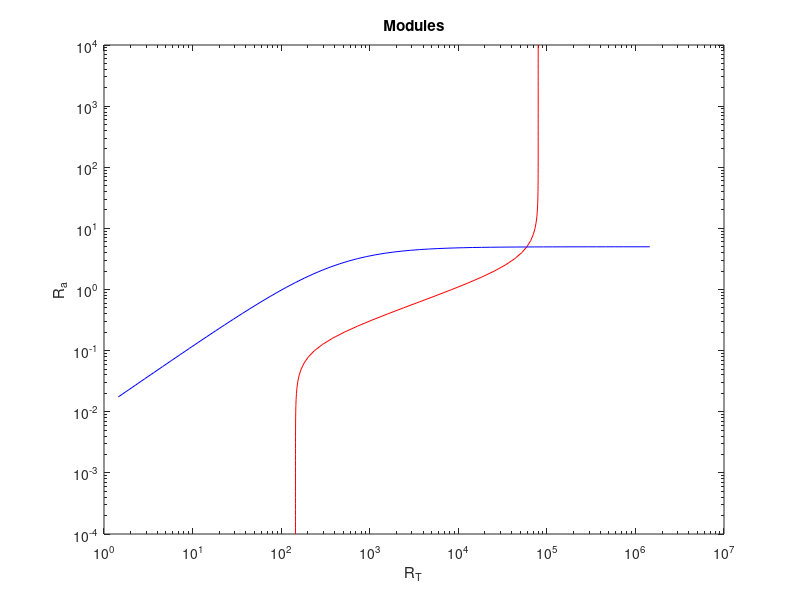

This chart was generated by the following MATLAB code: (Note: this script raises an error after producing the figure.)
%% semi-analytical
Ka = 408.8; % molecules
f = 550; % fold change
K = 2.93; %molecules
Rtmin = 10*0.45*0.01/3.1e-4; % K*2/(f+1)
alp = Rtmin*3.1e-4;
n = 2;

Rt1 = (10.^(-2:0.1:4))*Rtmin;
Ra2 = 10.^(-4:0.1:4); Rt2 = Rtmin*(1+f*(Ra2/K).^n)./(1+(Ra2/K).^n);
figure(7);  loglog(Rt2,Ra2,'r'); hold on; xlabel('R_T'); ylabel('R_a'); title('Modules')
r = logspace(-2,3.7,10);
% for i = 1:length(r)
         A = 5; %r(i);
         Ra1 = 0.5*((Ka + A + Rt1) - sqrt((Ka + A + Rt1).^2-4*A*Rt1));
         loglog(Rt1, Ra1,'b');
% end

tic
ahlrange = logspace(-2,4,50);
for i = 1:length(ahlrange)
    A = ahlrange(i);
err = @(Ra,Rt) (Ra-0.5*((Ka + A + Rt) - sqrt((Ka + A + Rt)^2-4*A*Rt)))^2 + (Rt- Rtmin*(1+f*(Ra/K)^n)/(1+(Ra/K)^n))^2;
Gfp(i,:) = fmincon(@(x) err(x(1),x(2)),[A f*Rtmin],[],[],[],[],[0 Rtmin],[min(A,Rtmin*f) Rtmin*f]);
% err2 = @(Ra,Rt) [Ra-0.5*((Ka + A + Rt) - sqrt((Ka + A + Rt)^2-4*A*Rt)) (Rt- Rtmin*(1+f*(Ra/K)^2)/(1+(Ra/K)^2))];
% Gfp(i,:) = lsqnonlin(@(x) err2(x(1),x(2)),[A f*Rtmin],[0 Rtmin],[min(A,Rtmin*f) Rtmin*f])
end
toc

col = [1 0.75 0
    0 0 0 
    0 0.5 1
    0 0.5 0];
run luxrdata
figure(8); loglog(ahlrange, Gfp(:,2)/Gfp(1,2)); hold on; xlabel('AHL'); ylabel('normalized R_T'); title('dose response')
loglog(B34(:,1)*1000,B34(:,2)/B34(1,2),'o','markersize',1.75,'linestyle','none','color',col(1,:));hold on
loglog(B64(:,1)*1000,B64(:,2)/B64(1,2),'o','markersize',1.75,'linestyle','none','color',col(2,:)); 
loglog(B32(:,1)*1000,B32(:,2)/B32(1,2),'o','markersize',1.75,'linestyle','none','color',col(3,:))
loglog(B31(:,1)*1000,B31(:,2)/B31(1,2),'o','markersize',1.75,'linestyle','none','color',col(4,:))


loglog(B33(:,1)*1000,B33(:,2)/B33(1,2),'o','markersize',1.75)


Rt1 = 1*Rtmin;
xT = logspace(-2,4,25); n = 2;
alpha= (Ka+xT+Rt1);
beta = (alpha - sqrt(alpha.^2-4*xT.*Rt1));
rart = Rt1.*(1-(alpha-2*xT)./(sqrt(alpha.^2-4*xT.*Rt1)))./beta;
Ra1 = 0.5*((Ka + xT + Rt1) - sqrt((Ka + xT + Rt1).^2-4*xT*Rt1));
y = Ra1/K;
fra = (2*(f-1)*y.^2)./((1+y.^2).*(1+f*y.^2));

figure(4); loglog(xT/Ka,rart,'b'); hold on; loglog(xT/Ka, fra,'r'); loglog(xT/Ka, ones(1,length(xT)),'k')
legend('L(R_a,R_T)','L(F,R_a)'); xlabel('a_T/K_a'); ylabel('Log Gain')
figure(5); loglog(xT/Ka, rart.*fra); hold on; loglog(xT/Ka, ones(1,length(xT)),'k');
xlabel('a_T/K_a'); ylabel('L(R_a,R_T).L(F,R_a)'); title('product of log gains')

%% simple ODE model optimization
          % Ka   f   K    Rmin
x0 = log10([100  420 5  25]);
lb = log10([10   415 1   1]);
ub = log10([1000 425 100 100]);
% options2 = optimoptions('fmincon','PlotFcn',@optimplotfval,'Display','iter');
% Y = fmincon(@luxerr_simplesteadystate,x0,[],[],[],[],lb,ub,[],options2)
options = optimoptions('particleswarm','SwarmSize',10,'PlotFcn',@pswplotbestf,'Display','iter');
options.MaxIterations = 150; options.FunctionTolerance = 1e-3;
for num = 1:5
   [sol,fval]= particleswarm(@luxerr_simplesteadystate,4,lb,ub,options);
   X(num,:)  = [sol,fval]
end
X = [0.900864407874771,2.61584667887231,-0.878643904047058+1,0.282558582817605,-1.59079155635523+1]% B31
X = [0.8780    2.6232    0.0857    0.2996   -0.5818];
% optimizing b32,64,34
lb = ([0    0   0]);
ub = ([10  10 10]);
options2 = optimoptions('particleswarm','SwarmSize',10,'PlotFcn',@pswplotbestf,'Display','iter');
options2.MaxIterations = 150; options2.FunctionTolerance = 1e-3;
X2 = particleswarm(@(g) luxerr_2(g,X),3,lb,ub,options2);
%% simple ODE
% Ka = 100; f = 420; K = 5; alp = 1*kdil;
% X = [0.900864407874771,2.61584667887231,-0.878643904047058+1,0.282558582817605,-1.59079155635523+1]; scl = 1;% B31
% X = [2.83174017598842,2.61922673582138,0.687894778856033,1.74137911914448]; %B31#2; scaled up, nM units
nav = 6.023e23*1e-15; scl = nav*1e-9; kdil = 3.1e-4;
% Ka = 10^X(1); f = 10^X(2); 
% K =10^X(3); alp = 1*10^X(4)*kdil; 
A = 0;
kr = 0.001; kf1 = (kr)/Ka;

pars = struct('K',K','f',f,'alp',alp, 'kf1',kf1, 'kr',kr,'At',A);
ahlrange = logspace(-2,4,100);
for i = 1:length(ahlrange)
    pars.At = ahlrange(i);
    [t,R] = ode15s(@luxsimpleode,[0 50]*3600, [alp/kdil 0],{},pars);
    ss(i,:) = R(end,:);
end
figure(8); 
col = [1 0.75 0
    0 0 0 
    0 0.5 1
    0 0.5 0];
loglog(ahlrange, ss(:,1)/ss(1,1),'color',rand(1,3)); hold on;%col(3,:)) ;hold on; 
xlabel('AHL (a.u.)'); ylabel('GFP (fold)')
set(findobj(gcf,'type','axes'),'FontName','Arial','FontSize',13, ...
'LineWidth', 1,'layer','top');
%% simbio model
% X = [0.900864407874771,2.61584667887231,-0.878643904047058+1,-1.59079155635523+1]; scl = 1;% B31
X = [2.83174017598842,2.61922673582138,0.687894778856033,1.74137911914448]; %B31#2; scaled up, nM units
nav = 6.023e23*1e-15; scl = nav*1e-9;
Ka = 10^X(1)*scl; f = 10^X(2); K =10^X(3)*scl; alp = 15*10^X(4)*3.1e-4*scl; 

ktlnG = 0.08; kpd = 3.1e-4; kmd = 2e-3; 
ktr = 0.44*3.1e-4; ktlnR = alp*kmd/ktr; kprb = 1e-2; kprf = kprb/(K)^2; kdis = 0.001; kra = kdis/(Ka);
m1 = sbiomodel('luxr');
Robj3 = addreaction(m1,'m -> m + G');
    Kobj3 = addkineticlaw(Robj3,'MassAction');
    Pobj3 = addparameter(Kobj3,'ktlnG','Value',ktlnG,'ValueUnits','1/second');
    Kobj3.ParameterVariableNames = {'ktlnG'};
Robj3 = addreaction(m1,'m -> m + R');
    Kobj3 = addkineticlaw(Robj3,'MassAction');
    Pobj3 = addparameter(Kobj3,'ktlnR','Value',ktlnR,'ValueUnits','1/second');
    Kobj3.ParameterVariableNames = {'ktlnR'};
Robj3 = addreaction(m1,'p0 + 2 Ra <-> p1');
    Kobj3 = addkineticlaw(Robj3,'MassAction');
    Pobj3 = addparameter(Kobj3,'kprf','Value',kprf,'ValueUnits','1/(molecule^2*second)');
    Pobj3r = addparameter(Kobj3,'kprb','Value',kprb,'ValueUnits','1/second');
    Kobj3.ParameterVariableNames = {'kprf','kprb'};
Robj3 = addreaction(m1,'p0 -> p0 + m');
    Kobj3 = addkineticlaw(Robj3,'MassAction');
    Pobj3 = addparameter(Kobj3,'ktr','Value',ktr,'ValueUnits','1/second');
    Kobj3.ParameterVariableNames = {'ktr'};
Robj3 = addreaction(m1,'p1 -> p1 + m');
    Kobj3 = addkineticlaw(Robj3,'MassAction');
    Pobj3 = addparameter(Kobj3,'ktract','Value',ktr*f,'ValueUnits','1/second');
    Kobj3.ParameterVariableNames = {'ktract'};
Robj3 = addreaction(m1,'R + a <-> Ra');
    Kobj3 = addkineticlaw(Robj3,'MassAction');
    Pobj3 = addparameter(Kobj3,'kra','Value',kra,'ValueUnits','1/(molecule*second)');
    Pobj3r = addparameter(Kobj3,'kdis','Value',kdis,'ValueUnits','1/second');
    Kobj3.ParameterVariableNames = {'kra','kdis'};
Robj3 = addreaction(m1,'m -> null');
    Kobj3 = addkineticlaw(Robj3,'MassAction');
    Pobj3 = addparameter(Kobj3,'kmd','Value',kmd,'ValueUnits','1/second');
    Kobj3.ParameterVariableNames = {'kmd'};    
Robj3 = addreaction(m1,'R -> null');
    Kobj3 = addkineticlaw(Robj3,'MassAction');
    Pobj3 = addparameter(Kobj3,'kpd','Value',kpd,'ValueUnits','1/second');
    Kobj3.ParameterVariableNames = {'kpd'};    
Robj3 = addreaction(m1,'G -> null');
    Kobj3 = addkineticlaw(Robj3,'MassAction');
    Pobj3 = addparameter(Kobj3,'kpd','Value',kpd,'ValueUnits','1/second');
    Kobj3.ParameterVariableNames = {'kpd'};    
Robj3 = addreaction(m1,'Ra -> a');
    Kobj3 = addkineticlaw(Robj3,'MassAction');
    Pobj3 = addparameter(Kobj3,'kpd','Value',kpd,'ValueUnits','1/second');
    Kobj3.ParameterVariableNames = {'kpd'};
Robj3 = addreaction(m1,'p1 -> p0 + 2 a');
    Kobj3 = addkineticlaw(Robj3,'MassAction');
    Pobj3 = addparameter(Kobj3,'kpd','Value',kpd,'ValueUnits','1/second');
    Kobj3.ParameterVariableNames = {'kpd'};
    
for i = 1:size(m1.Species,1)
    m1.Species(i).InitialAmountUnits = 'molecule';
end

m1.species(4).InitialAmount = 1; % promoter copy #
m1.species(7).InitialAmount = 0; % ahl copies
m2 = m1;
%% simbiomodel simulations: stochastic
% % % % % stochastic setup % % % % % 
% % % % % % % % % % % % % % % % % % % % 
configsetObj = getconfigset(m1,'active');
configsetObj.SolverType = 'ssa';
configsetObj.StopTime = 3600*55;
configsetObj.SolverOptions.LogDecimation = 1;
configsetObj.RunTimeOptions.StatesToLog = 'all';
% % % pre-ahl % % %
% simdata_pre = sbiosimulate(m1,configsetObj);
simdata_pre = sbioensemblerun(m1,2,configsetObj);
for num = 1:2; dj(num) = simdata_pre(num,1).Data(end,2); end; figure; hj = histogram(dj); hj.BinWidth = 1; hj.Normalization = 'pdf';
hold on; x=0:1:100; plot(x,gampdf(x,0.5, ktlnR/kmd),'r')
std(dj)/mean(dj)
figure; plot(simdata_pre(2,1).Time/3600, simdata_pre(2,1).Data(:,2))
% initial condition for post-ahl
for i = 1:size(m1.Species,1)
    m1.Species(i).InitialAmount = simdata_pre(1,1).Data(end,i);
end

configsetObj.SolverOptions.LogDecimation = 10;
configsetObj.StopTime = 3600*15;
% figure;
nR = 10;
ahlrange = logspace(-1,1,20);
for pt = 1:length(ahlrange)
m1.species(7).InitialAmount = ahlrange(pt);
% simdata_post = sbiosimulate(m1,configsetObj);
simdata_post = sbioensemblerun(m1,nR,configsetObj);
    figure
    stochss = [];
    for i = 1:nR
%             tind = find(simdata_post(i,1).Time >= 12*3600,1,'first');
            stochss = cat(1,stochss, simdata_post(i,1).Data(end,:));
            plot(simdata_post(i,1).Time/3600, simdata_post(i,1).Data(:,2)); hold on
    end
%     histogram(stochss(:,2),'BinWidth',1);
    meanval(pt) = mean(stochss(:,2));
    cvval(pt) = std(stochss(:,2))/mean(stochss(:,2));
end
    col = [1 0.75 0
            0 0 0 
            0 0.5 1
            0 0.5 0];
    figure(2); subplot(1,2,1); loglog(ahlrange,meanval,'s--','color',col(1,:),'linewidth',2); hold on;
    xlabel('AHL'); ylabel('GFP (mean)'); title('dose response');
    subplot(1,2,2); semilogx(ahlrange,cvval,'s--','color',col(1,:),'linewidth',2'); hold on;
    xlabel('AHL'); ylabel('CV'); title('noise');
    suptitle('stochastic simulation; simple model; 100 runs')
% % % % deterministic sim % % % % % % % % % 
% % % % % % % % % % % % % % % % % % % % 
ahlrange = logspace(-2,2,50);
m2config = getconfigset(m2,'active');
m2config.SolverType = 'ode15s';
m2config.StopTime = 3600*15;
kbas = m2.reactions(2).KineticLaw(1).Parameters.Value;

m2.reactions(2).KineticLaw(1).Parameters.Value = kbas*1.0;
for i = 1:size(m2.Species,1)
    m2.Species(i).InitialAmount = 0;
end
m2.species(4).initialamount = 1;
preahl = sbiosimulate(m2);
for i = 1:size(m2.Species,1)
    m2.Species(i).InitialAmount = preahl.Data(end,i);
end

for k = 1:length(ahlrange)
m2.species(7).InitialAmount = ahlrange(k);
odesim = sbiosimulate(m2);
gfp(k) = odesim.Data(end,2);
end
figure(3); loglog(ahlrange,gfp/gfp(1)); hold on;